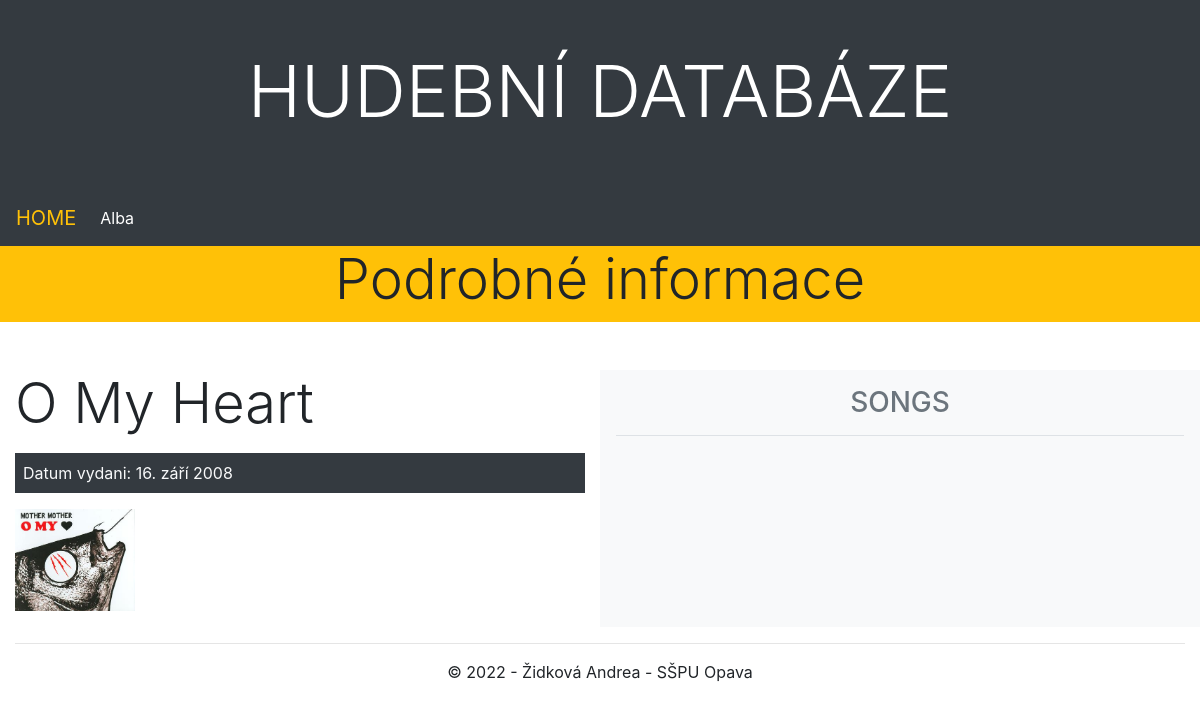
Screenshot of /databaze/album/4/ with the database file from the repository.
### databaze/models.py (models this page shows, shortened)
class Album(models.Model):
    nazev_album = models.CharField(max_length=100, verbose_name="Název")
    datum_vydani = models.DateField(blank=True, null=True,
                                    verbose_name="Datum vydání")
    zanr = models.ManyToManyField(Zanr)
    umelec = models.ManyToManyField(Umelec)
    cover = models.ImageField(blank=True, verbose_name="Cover",
                               upload_to=cover_path)
    class Meta:
        verbose_name = 'Album',
        verbose_name_plural = 'Alba'

### databaze/views.py (the view)
# urls.py: path('album/<int:pk>/', views.AlbumDetailView.as_view(), name='album_detail')
class AlbumDetailView(DetailView):
    model = Album
    context_object_name = 'album_detail'
    template_name = 'album/detail.html'

### databaze/templates/album/detail.html (shortened to what this page needs)
{% extends "base.html" %}
{% block content %}
<div class="row mb-3">
    <div class="col-sm-12 bg-warning">
        <h2 class="display-4 text-center">Podrobné informace</h2>
    </div>
</div>
<div class="row mt-5 mb-3">
    <div class="col-lg-6 mb-3">
        <h2 class="display-4 mb-3">{{ album_detail.nazev_album }}</h2>
        <div class="bg-dark text-light p-2 mb-3">Datum vydani: {{ album_detail.datum_vydani }}</div>
        <div class="row">
            <div class="col-md-3">
                {% if album_detail.cover %}
                 <a href="{{ album_detail.cover.url }}" data-toggle="lightbox" data-gallery="gallery">
                    <img src="{{ album_detail.cover.url }}" class="img-fluid" alt="Cover k albu">
                </a>
                {% endif %}
            </div>
            <div class="col">
            </div>
        </div>
    </div>
    <div class="col-lg-6 bg-light p-3">
        <h3 class="border-bottom pb-3 text-secondary text-center text-uppercase">Songs</h3>
    </div>
</div>
{% endblock %}

### rows the page displays
Album: nazev_album "O My Heart", datum_vydani "16. září 2008", cover (picture)
